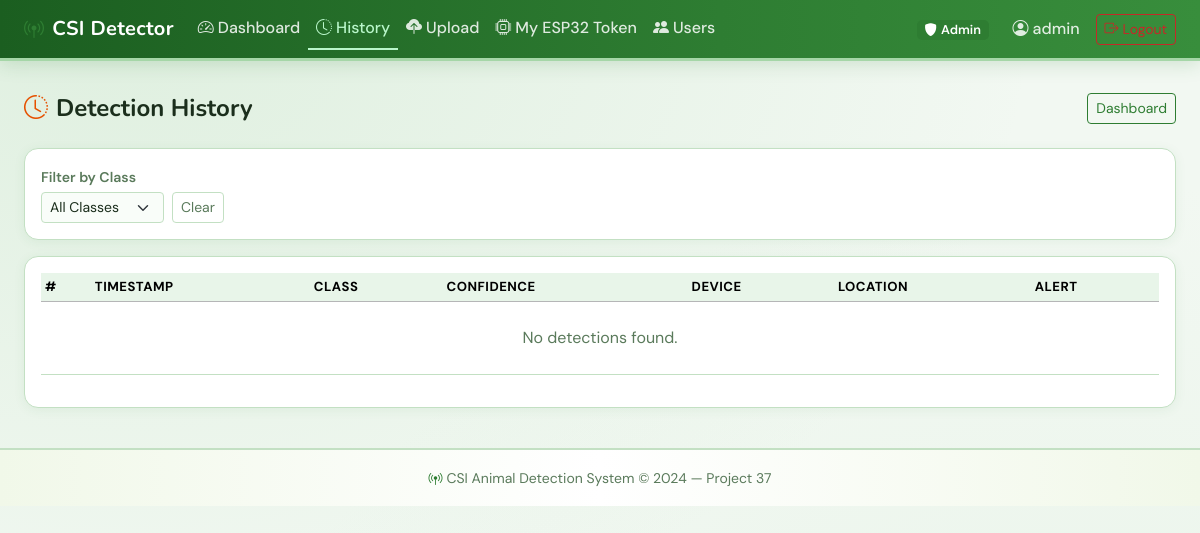
The app's page /history (signed in), older data.
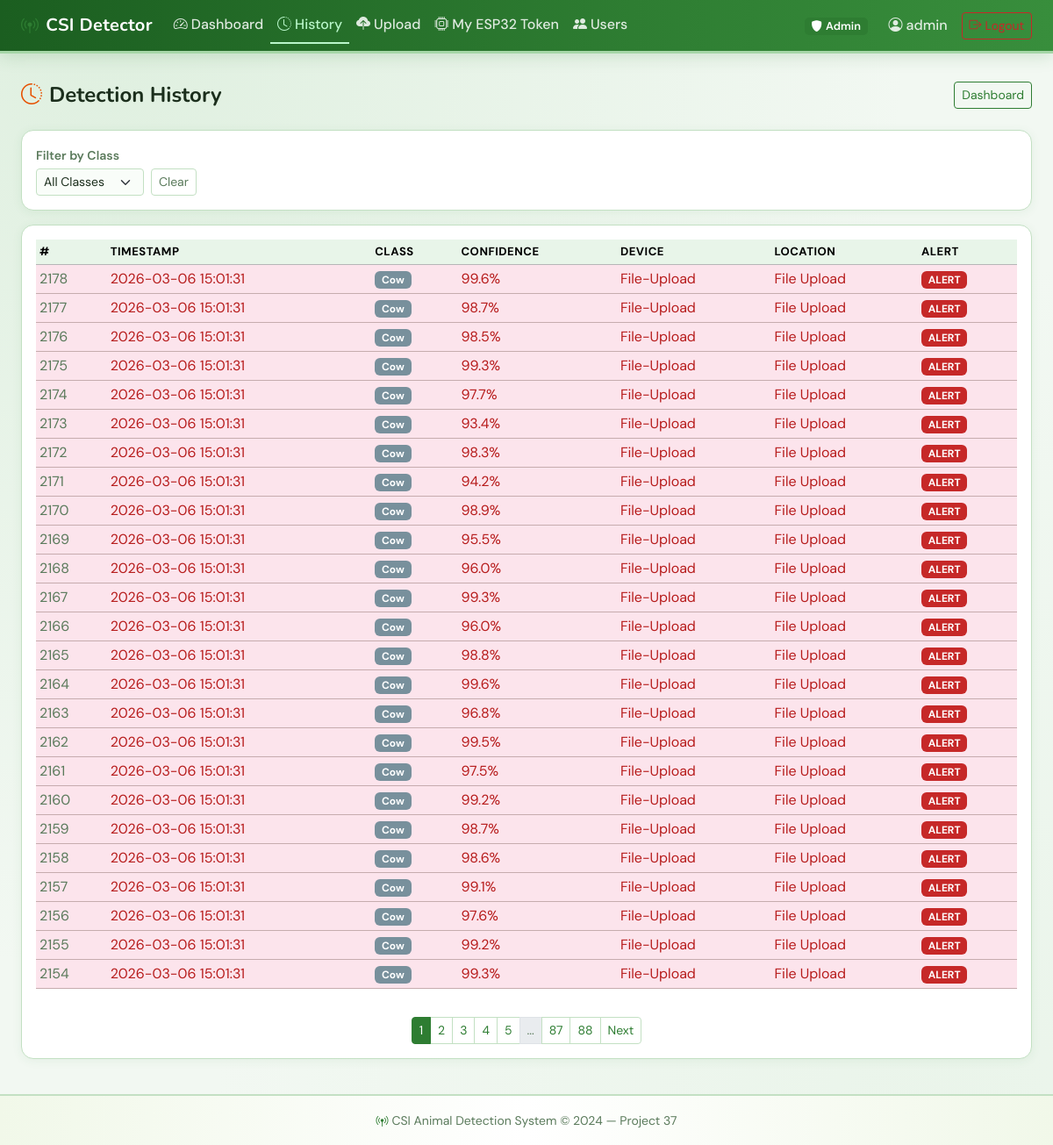
The same page, newer data.
### models.py (models this page shows, shortened)
class Detection(db.Model):
    __tablename__ = 'detections'
    id               = db.Column(db.Integer, primary_key=True)
    timestamp        = db.Column(db.DateTime, default=datetime.utcnow, index=True)
    predicted_class  = db.Column(db.Integer,  nullable=False)
    class_name       = db.Column(db.String(50), nullable=False)
    confidence       = db.Column(db.Float,    nullable=False)
    alert_triggered  = db.Column(db.Boolean,  default=False)
    device_id        = db.Column(db.String(50), default='ESP32-01')
    location         = db.Column(db.String(100), default='Road Sensor 1')
    user_id          = db.Column(db.Integer, db.ForeignKey('users.id'), nullable=True, index=True)

### app.py (the view)
    @app.route("/history")
    @login_required
    def history():
        page         = request.args.get("page", 1, type=int)
        class_filter = request.args.get("class", "")
        q            = _det_query().order_by(Detection.timestamp.desc())
        if class_filter:
            q = q.filter_by(class_name=class_filter)
        pagination = q.paginate(page=page, per_page=25, error_out=False)
        return render_template("history.html", pagination=pagination,
            class_filter=class_filter, class_names=Config.CLASS_NAMES)

### models.py (called while the page is built)
@login_manager.user_loader
def load_user(user_id):
    return User.query.get(int(user_id))

### templates/history.html (shortened to what this page needs)
{% extends 'base.html' %}
{% block content %}
<div class="d-flex justify-content-between align-items-center mb-4">
  <h4 class="fw-bold mb-0"><i class="bi bi-clock-history me-2 text-warning"></i>Detection History</h4>
  <a href="{{url_for('dashboard')}}" class="btn btn-sm btn-outline-success">Dashboard</a>
</div>
<div class="card csi-card p-3 mb-3">
  <form method="GET" class="row g-2 align-items-end">
    <div class="col-auto"><label class="form-label small mb-1">Filter by Class</label>
    <select name="class" class="form-select form-select-sm" onchange="this.form.submit()">
      <option value="">All Classes</option>
    </select></div>
    <div class="col-auto"><a href="{{url_for('history')}}" class="btn btn-sm btn-outline-secondary">Clear</a></div>
  </form>
</div>
<div class="card csi-card p-3">
  <div class="table-responsive">
    <table class="table table-dark table-hover table-sm align-middle">
      <thead class="table-secondary"><tr><th>#</th><th>Timestamp</th><th>Class</th><th>Confidence</th><th>Device</th><th>Location</th><th>Alert</th></tr></thead>
      <tbody>
        {% for d in pagination.items %}
        <tr class="{% if d.alert_triggered %}table-danger{% endif %}">
          <td class="text-muted">{{d.id}}</td>
          <td>{{d.timestamp.strftime('%Y-%m-%d %H:%M:%S')}}</td>
          <td><span class="badge bg-secondary">{{d.class_name}}</span></td>
          <td>{{"%.1f"|format(d.confidence*100)}}%</td>
          <td>{{d.device_id}}</td>
          <td>{{d.location}}</td>
          <td>{% if d.alert_triggered %}<span class="badge bg-danger">ALERT</span>{% else %}-{% endif %}</td>
        </tr>
        {% else %}
        <tr><td colspan="7" class="text-center text-muted py-4">No detections found.</td></tr>
        {% endfor %}
      </tbody></table></div>
  {% if pagination.pages > 1 %}
  <nav class="mt-3"><ul class="pagination pagination-sm justify-content-center mb-0">
    {% for p in pagination.iter_pages() %}
      {% if p %}
      <li class="page-item {% if p==pagination.page %}active{% endif %}"><a class="page-link" href="{{url_for('history', page=p)}}">{{p}}</a></li>
      {% else %}
      <li class="page-item disabled"><span class="page-link">...</span></li>
      {% endif %}
    {% endfor %}
    {% if pagination.has_next %}
    <li class="page-item"><a class="page-link" href="{{url_for('history', page=pagination.next_num)}}">Next</a></li>
    {% endif %}
  </ul></nav>
  {% endif %}
</div>
{% endblock %}

Row changes from the older to the newer data that the page shows:
added Detection: id "2178", timestamp "2026-03-06 15:01:31", class_name "Cow", d.confidence*100 "99.6", device_id "File-Upload", location "File Upload", alert_triggered "ALERT"
added Detection: id "2177", timestamp "2026-03-06 15:01:31", class_name "Cow", d.confidence*100 "98.7", device_id "File-Upload", location "File Upload", alert_triggered "ALERT"
added Detection: id "2176", timestamp "2026-03-06 15:01:31", class_name "Cow", d.confidence*100 "98.5", device_id "File-Upload", location "File Upload", alert_triggered "ALERT"
added Detection: id "2175", timestamp "2026-03-06 15:01:31", class_name "Cow", d.confidence*100 "99.3", device_id "File-Upload", location "File Upload", alert_triggered "ALERT"
added Detection: id "2174", timestamp "2026-03-06 15:01:31", class_name "Cow", d.confidence*100 "97.7", device_id "File-Upload", location "File Upload", alert_triggered "ALERT"
added Detection: id "2173", timestamp "2026-03-06 15:01:31", class_name "Cow", d.confidence*100 "93.4", device_id "File-Upload", location "File Upload", alert_triggered "ALERT"
added Detection: id "2172", timestamp "2026-03-06 15:01:31", class_name "Cow", d.confidence*100 "98.3", device_id "File-Upload", location "File Upload", alert_triggered "ALERT"
added Detection: id "2171", timestamp "2026-03-06 15:01:31", class_name "Cow", d.confidence*100 "94.2", device_id "File-Upload", location "File Upload", alert_triggered "ALERT"
added Detection: id "2170", timestamp "2026-03-06 15:01:31", class_name "Cow", d.confidence*100 "98.9", device_id "File-Upload", location "File Upload", alert_triggered "ALERT"
added Detection: id "2169", timestamp "2026-03-06 15:01:31", class_name "Cow", d.confidence*100 "95.5", device_id "File-Upload", location "File Upload", alert_triggered "ALERT"
added Detection: id "2168", timestamp "2026-03-06 15:01:31", class_name "Cow", d.confidence*100 "96.0", device_id "File-Upload", location "File Upload", alert_triggered "ALERT"
added Detection: id "2167", timestamp "2026-03-06 15:01:31", class_name "Cow", d.confidence*100 "99.3", device_id "File-Upload", location "File Upload", alert_triggered "ALERT"
added Detection: id "2166", timestamp "2026-03-06 15:01:31", class_name "Cow", d.confidence*100 "96.0", device_id "File-Upload", location "File Upload", alert_triggered "ALERT"
added Detection: id "2165", timestamp "2026-03-06 15:01:31", class_name "Cow", d.confidence*100 "98.8", device_id "File-Upload", location "File Upload", alert_triggered "ALERT"
added Detection: id "2164", timestamp "2026-03-06 15:01:31", class_name "Cow", d.confidence*100 "99.6", device_id "File-Upload", location "File Upload", alert_triggered "ALERT"
added Detection: id "2163", timestamp "2026-03-06 15:01:31", class_name "Cow", d.confidence*100 "96.8", device_id "File-Upload", location "File Upload", alert_triggered "ALERT"
added Detection: id "2162", timestamp "2026-03-06 15:01:31", class_name "Cow", d.confidence*100 "99.5", device_id "File-Upload", location "File Upload", alert_triggered "ALERT"
added Detection: id "2161", timestamp "2026-03-06 15:01:31", class_name "Cow", d.confidence*100 "97.5", device_id "File-Upload", location "File Upload", alert_triggered "ALERT"
added Detection: id "2160", timestamp "2026-03-06 15:01:31", class_name "Cow", d.confidence*100 "99.2", device_id "File-Upload", location "File Upload", alert_triggered "ALERT"
added Detection: id "2159", timestamp "2026-03-06 15:01:31", class_name "Cow", d.confidence*100 "98.7", device_id "File-Upload", location "File Upload", alert_triggered "ALERT"
added Detection: id "2158", timestamp "2026-03-06 15:01:31", class_name "Cow", d.confidence*100 "98.6", device_id "File-Upload", location "File Upload", alert_triggered "ALERT"
added Detection: id "2157", timestamp "2026-03-06 15:01:31", class_name "Cow", d.confidence*100 "99.1", device_id "File-Upload", location "File Upload", alert_triggered "ALERT"
added Detection: id "2156", timestamp "2026-03-06 15:01:31", class_name "Cow", d.confidence*100 "97.6", device_id "File-Upload", location "File Upload", alert_triggered "ALERT"
added Detection: id "2155", timestamp "2026-03-06 15:01:31", class_name "Cow", d.confidence*100 "99.2", device_id "File-Upload", location "File Upload", alert_triggered "ALERT"
added Detection: id "2154", timestamp "2026-03-06 15:01:31", class_name "Cow", d.confidence*100 "99.3", device_id "File-Upload", location "File Upload", alert_triggered "ALERT"
Text that changed along with them:
new list line: "1"
new list line: "2"
new list line: "3"
new list line: "4"
new list line: "5"
new list line: "87"
new list line: "88"
text no longer shown: "No detections found."
text now shown: "Next"
